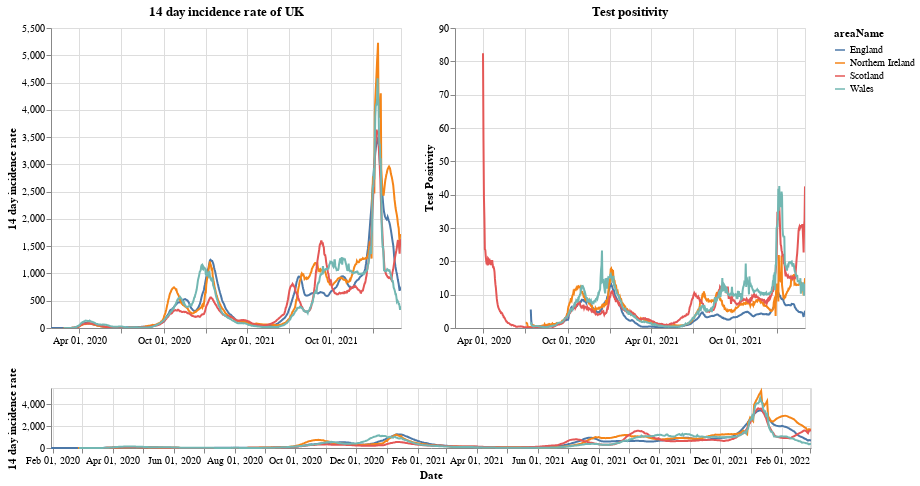

The code cell stored with this chart in its notebook:
### Markdown cell above
# Plots

First a plot with each country in the UK. The top right shows the positivity rate for (which is the percentage of registered tests which were positive) while the top left is the 14 day incidence rate. The bottom chart can be used to select the timeframe (does not work on a mobile device).

### Code cell
#collapse
brush = alt.selection(type='interval', name='DateBrush',encodings=['x'],fields=['Time'])
leg_selection = alt.selection_multi(fields=['areaName'], bind='legend')

base = alt.Chart(uk_cases).mark_line().encode(
    x=alt.X("yearmonthdate(date):T", axis=alt.Axis(title='Date')),
    y=alt.Y("twoWeeklyCasesRate:Q", axis=alt.Axis(title='14 day incidence rate')),
    tooltip=['areaName', 'date','twoWeeklyCasesRate', 'testPositivity'],
    color='areaName',
    opacity=alt.condition(leg_selection, alt.value(2), alt.value(0.1))
).add_selection(leg_selection).properties(width=350)

upper = base.encode(alt.X('yearmonthdate(date):T', axis=alt.Axis(title=''),
                         scale=alt.Scale(domain=brush))
                   ).properties(title=f'14 day incidence rate of UK')
upper_right = upper.encode(alt.Y('testPositivity:Q', axis=alt.Axis(title='Test Positivity'))).properties(title='Test positivity')
lower = base.properties(height=60, width = 760).add_selection(brush)

(upper | upper_right) & lower

### Figure 1 — Vega-Lite specification as saved in the notebook (floating-point values rounded to 4 significant figures; data arrays with more than 128 entries replaced by an {"elided": "..."} marker saying what was removed)
{"config": {"view": {"continuousWidth": 400, "continuousHeight": 300}}, "vconcat": [{"hconcat": [{"mark": "line", "encoding": {"color": {"type": "nominal", "field": "areaName"}, "opacity": {"condition": {"value": 2, "selection": "selector001"}, "value": 0.1}, "tooltip": [{"type": "nominal", "field": "areaName"}, {"type": "temporal", "field": "date"}, {"type": "quantitative", "field": "twoWeeklyCasesRate"}, {"type": "quantitative", "field": "testPositivity"}], "x": {"type": "temporal", "axis": {"title": ""}, "field": "date", "scale": {"domain": {"selection": "DateBrush"}}, "timeUnit": "yearmonthdate"}, "y": {"type": "quantitative", "axis": {"title": "14 day incidence rate"}, "field": "twoWeeklyCasesRate"}}, "selection": {"selector001": {"type": "multi", "fields": ["areaName"], "bind": "legend"}}, "title": "14 day incidence rate of UK", "width": 350}, {"mark": "line", "encoding": {"color": {"type": "nominal", "field": "areaName"}, "opacity": {"condition": {"value": 2, "selection": "selector001"}, "value": 0.1}, "tooltip": [{"type": "nominal", "field": "areaName"}, {"type": "temporal", "field": "date"}, {"type": "quantitative", "field": "twoWeeklyCasesRate"}, {"type": "quantitative", "field": "testPositivity"}], "x": {"type": "temporal", "axis": {"title": ""}, "field": "date", "scale": {"domain": {"selection": "DateBrush"}}, "timeUnit": "yearmonthdate"}, "y": {"type": "quantitative", "axis": {"title": "Test Positivity"}, "field": "testPositivity"}}, "selection": {"selector001": {"type": "multi", "fields": ["areaName"], "bind": "legend"}}, "title": "Test positivity", "width": 350}]}, {"mark": "line", "encoding": {"color": {"type": "nominal", "field": "areaName"}, "opacity": {"condition": {"value": 2, "selection": "selector001"}, "value": 0.1}, "tooltip": [{"type": "nominal", "field": "areaName"}, {"type": "temporal", "field": "date"}, {"type": "quantitative", "field": "twoWeeklyCasesRate"}, {"type": "quantitative", "field": "testPositivity"}], "x": {"type": "temporal", "axis": {"title": "Date"}, "field": "date", "timeUnit": "yearmonthdate"}, "y": {"type": "quantitative", "axis": {"title": "14 day incidence rate"}, "field": "twoWeeklyCasesRate"}}, "height": 60, "selection": {"selector001": {"type": "multi", "fields": ["areaName"], "bind": "legend"}, "DateBrush": {"type": "interval", "encodings": ["x"], "fields": ["Time"]}}, "width": 760}], "data": {"name": "data-1bf27112c19d2625628b8b31a41e6126"}, "$schema": "https://vega.github.io/schema/vega-lite/v4.8.1.json", "datasets": {"data-1bf27112c19d2625628b8b31a41e6126": {"elided": "2968 records"}}}
